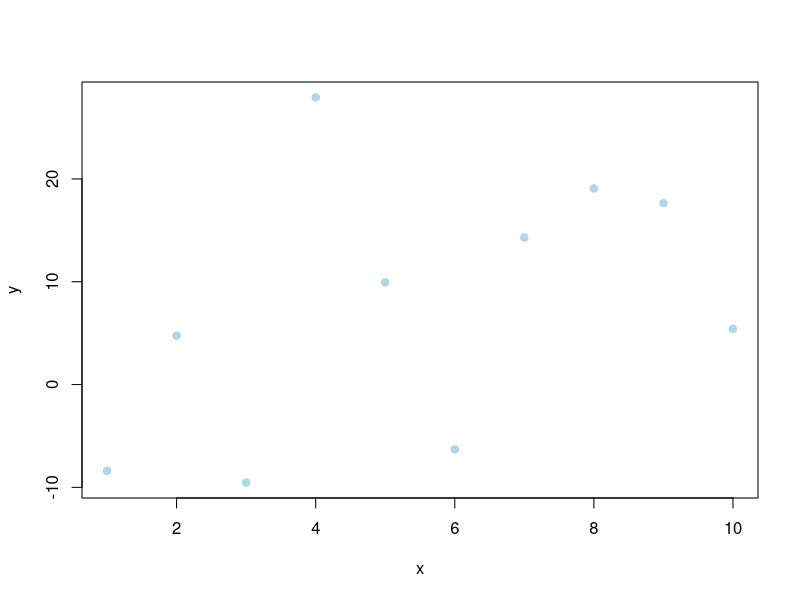
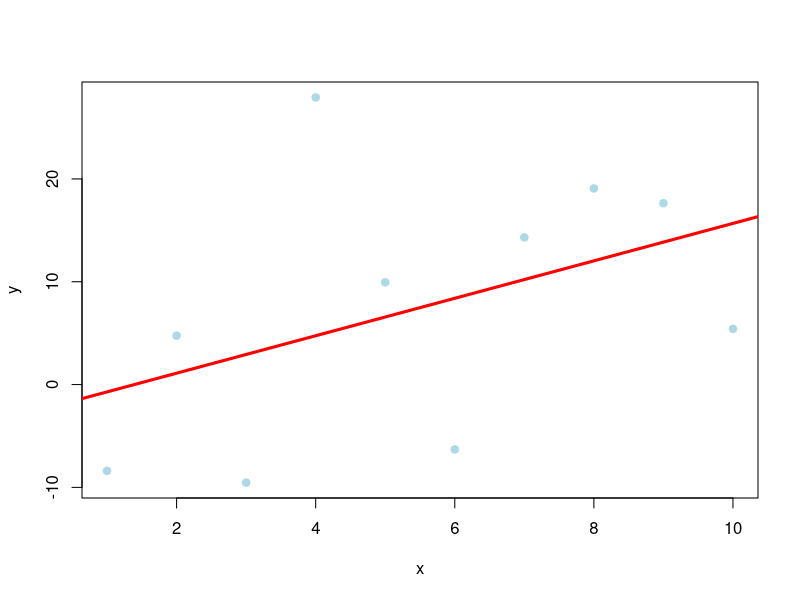

Recreate these plots in R, in order.
## ---- chunk 1
#| echo: false

# Data generation
set.seed(1)
x <- 1:10
y <- x + rnorm(10, mean = 0, sd = 15)

# Creating the plot
plot(x, y, pch = 19, col = "lightblue")

# Regression line
# abline(lm(y ~ x), col = "red", lwd = 3)

# Pearson correlation
text(paste("Correlation:", round(cor(x, y), 2)), x = 25, y = 95)
## ---- chunk 2
#| echo: false

# Data generation
set.seed(1)
x <- 1:10
y <- x + rnorm(10, mean = 0, sd = 15)

# Creating the plot
plot(x, y, pch = 19, col = "lightblue")

# Regression line
abline(lm(y ~ x), col = "red", lwd = 3)

# Pearson correlation
text(paste("Correlation:", round(cor(x, y), 2)), x = 25, y = 95)
